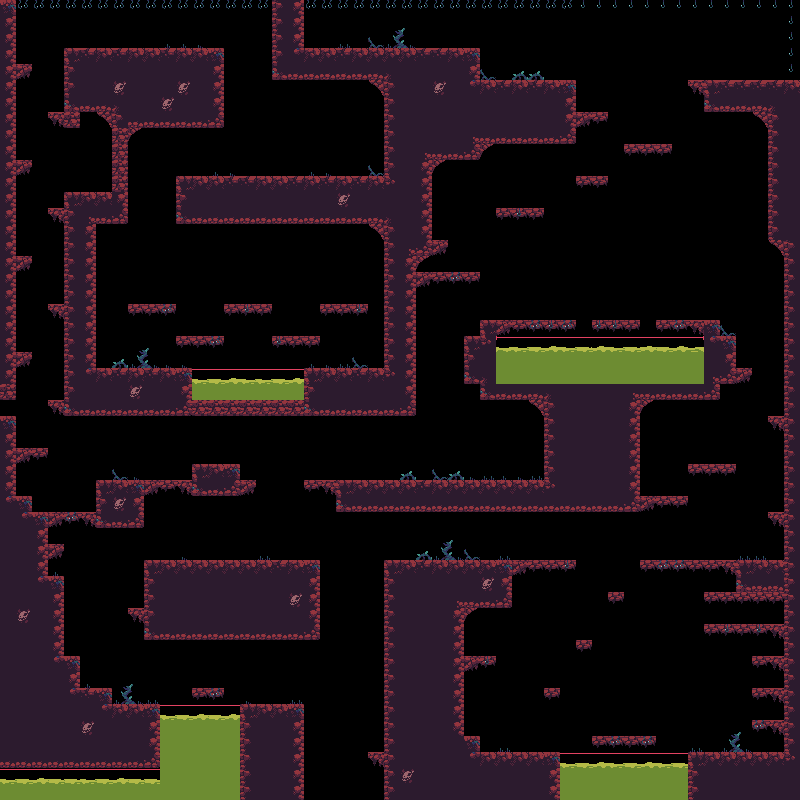

The image is a tile-based game level rendered from a .tmx file. Its description and source (layers, tilesets, objects; grid data summarised) follow:
An orthogonal 50x50 tile map with 16x16 px tiles, 6 tile layers (CollisionLayer, Hidden1, Hidden2, PlatformLayer, ...), 2 tilesets.

<map version="1.4" tiledversion="1.4.2" orientation="orthogonal" renderorder="right-down" width="50" height="50" tilewidth="16" tileheight="16" infinite="0" nextlayerid="8" nextobjectid="1">
 <editorsettings>
  <export target="DesertLand.lua" format="lua" />
 </editorsettings>
 <tileset firstgid="1" source="Wasteland-Files.tsx" />
 <tileset firstgid="513" source="Frozen_Mountain_Tileset.tsx" />
 <layer id="1" name="CollisionLayer" width="50" height="50">
  <properties>
   <property name="collidable" type="bool" value="true" />
  </properties>
  <data>[2500 cells, 858 non-empty, 31 distinct tile ids]</data>
 </layer>
 <layer id="4" name="Hidden1" width="50" height="50">
  <data>[2500 cells, 24 non-empty, 3 distinct tile ids]</data>
 </layer>
 <layer id="5" name="Hidden2" width="50" height="50">
  <data>[2500 cells, 15 non-empty, 3 distinct tile ids]</data>
 </layer>
 <layer id="3" name="PlatformLayer" width="50" height="50">
  <properties>
   <property name="collidable" type="bool" value="true" />
  </properties>
  <data>[2500 cells, 86 non-empty, 7 distinct tile ids]</data>
 </layer>
 <layer id="6" name="VisualLayer" width="50" height="50">
  <data>[2500 cells, 96 non-empty, 16 distinct tile ids]</data>
 </layer>
 <layer id="2" name="WaterLayer" width="50" height="50">
  <data>[2500 cells, 130 non-empty, 11 distinct tile ids]</data>
 </layer>
</map>
